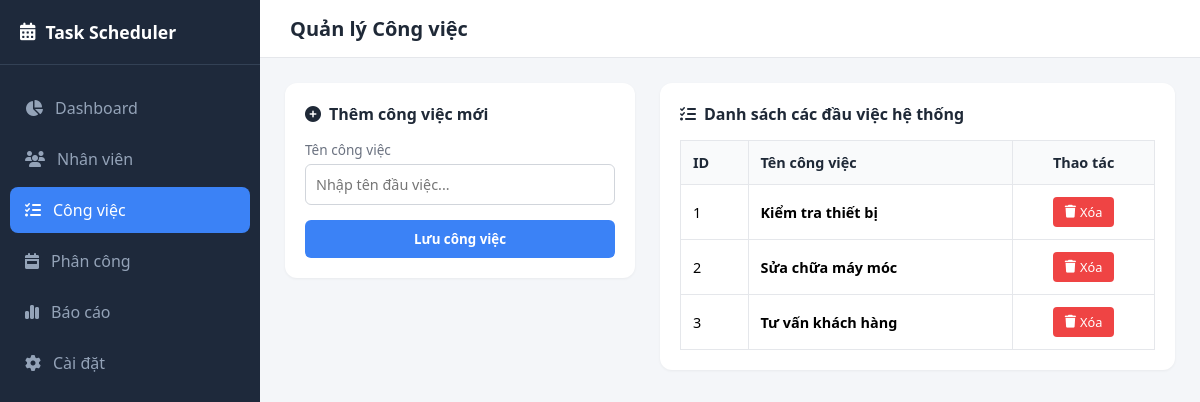
Screenshot of /tasks (signed in) with the database file from the repository.
### tables this page shows
CREATE TABLE tasks (
        id INTEGER PRIMARY KEY AUTOINCREMENT,
        title TEXT NOT NULL
    );

### app.py (the view, shortened to what this page needs)
@app.route("/tasks", methods=["GET", "POST"])
def manage_tasks():
    if "employee_id" not in session:
        return redirect(url_for("login"))
    conn = get_db()
    cur = conn.cursor()
    cur.execute("SELECT * FROM tasks")
    tasks = cur.fetchall()
    conn.close()
    return render_template("tasks.html", tasks=tasks, is_admin=session.get("is_admin", 0))

### app.py (called while the page is built)
def get_db():
    conn = sqlite3.connect(DB_NAME)
    conn.row_factory = sqlite3.Row
    return conn

### templates/tasks.html (shortened to what this page needs)
<!DOCTYPE html>
<html lang="vi">
<head>
    <link rel="stylesheet" href="https://cdnjs.cloudflare.com/ajax/libs/font-awesome/6.4.0/css/all.min.css">
</head>
<body>
    <div class="sidebar">
        <div class="sidebar-brand">
            <i class="fa-solid fa-calendar-days"></i> Task Scheduler
        </div>
        <ul class="sidebar-menu">
            <li><a href="/"><i class="fa-solid fa-chart-pie"></i> Dashboard</a></li>
            <li><a href="/employees"><i class="fa-solid fa-users"></i> Nhân viên</a></li>
            <li class="active"><a href="/tasks"><i class="fa-solid fa-list-check"></i> Công việc</a></li>
            <li><a href="/schedules"><i class="fa-solid fa-calendar-week"></i> Phân công</a></li>
            <li><a href="/reports"><i class="fa-solid fa-chart-simple"></i> Báo cáo</a></li>
            <li><a href="/settings"><i class="fa-solid fa-gear"></i> Cài đặt</a></li>
        </ul>
    </div>
    <div class="main-content">
        <div class="header">
            <div class="header-title">Quản lý Công việc</div>
        </div>
        <div class="container">
            <div class="panel">
                <div class="panel-title"><i class="fa-solid fa-plus-circle"></i> Thêm công việc mới</div>
                <form method="POST">
                    <div class="form-group">
                        <label>Tên công việc</label>
                        <input type="text" name="title" class="form-control" placeholder="Nhập tên đầu việc..." required>
                    </div>
                    <button type="submit" class="btn-primary">Lưu công việc</button>
                </form>
            </div>
            <div class="panel">
                <div class="panel-title"><i class="fa-solid fa-list-check"></i> Danh sách các đầu việc hệ thống</div>
                <table class="task-table">
                    <thead>
                        <tr>
                            <th>ID</th>
                            <th>Tên công việc</th>
                            <th style="text-align: center;">Thao tác</th>
                        </tr>
                    </thead>
                    <tbody>
                        {% for task in tasks %}
                        <tr>
                            <td>{{ task.id }}</td>
                            <td><strong>{{ task.title }}</strong></td>
                            <td style="text-align: center;">
                                <a href="/delete_task/{{ task.id }}" class="btn-danger" onclick="return confirm('Bạn có chắc chắn muốn xóa công việc này?')">
                                    <i class="fa-solid fa-trash"></i> Xóa
                                </a>
                            </td>
                        </tr>
                        {% else %}
                        <tr>
                            <td colspan="3" style="text-align: center; color: var(--text-secondary);">Chưa có công việc nào trong hệ thống.</td>
                        </tr>
                        {% endfor %}
                    </tbody>
                </table>
            </div>
        </div>
    </div>
</body>
</html>

### templates/tasks.html (style rules this page uses)
:root { --bg-color: #f4f6f9; --sidebar-bg: #1e293b; --card-bg: #ffffff; --primary-color: #3b82f6; --danger-color: #ef4444; --text-main: #1f2937; --text-secondary: #6b7280; }
* { box-sizing: border-box; margin: 0; padding: 0; font-family: 'Segoe UI', Tahoma, Geneva, Verdana, sans-serif; }
body { background-color: var(--bg-color); display: flex; height: 100vh; overflow: hidden; }
.sidebar { width: 260px; background-color: var(--sidebar-bg); color: #fff; display: flex; flex-direction: column; }
.sidebar-brand { padding: 20px; font-size: 1.1rem; font-weight: bold; display: flex; align-items: center; gap: 10px; border-bottom: 1px solid #334155; }
.sidebar-menu { list-style: none; padding: 20px 10px; }
.sidebar-menu li { padding: 12px 15px; border-radius: 8px; margin-bottom: 5px; cursor: pointer; display: flex; align-items: center; gap: 12px; color: #94a3b8; transition: 0.2s; }
.sidebar-menu li a { color: inherit; text-decoration: none; display: flex; align-items: center; gap: 12px; width: 100%; }
.sidebar-menu li.active, .sidebar-menu li:hover { background-color: var(--primary-color); color: #fff; }
.main-content { flex: 1; display: flex; flex-direction: column; overflow-y: auto; }
.header { background: var(--card-bg); padding: 15px 30px; display: flex; justify-content: space-between; align-items: center; border-bottom: 1px solid #e5e7eb; }
.header-title { font-size: 1.25rem; font-weight: bold; color: var(--text-main); }
.container { padding: 25px; display: grid; grid-template-columns: 350px 1fr; gap: 25px; }
.panel { background: var(--card-bg); padding: 20px; border-radius: 12px; box-shadow: 0 1px 3px rgba(0,0,0,0.05); height: fit-content; }
.panel-title { font-size: 1rem; font-weight: bold; margin-bottom: 15px; display: flex; align-items: center; gap: 8px; color: var(--text-main); }
.form-group { margin-bottom: 15px; }
.form-group label { display: block; font-size: 0.85rem; color: var(--text-secondary); margin-bottom: 5px; }
.form-control { width: 100%; padding: 10px; border: 1px solid #d1d5db; border-radius: 6px; font-size: 0.9rem; outline: none; }
.btn-primary { width: 100%; background: var(--primary-color); color: white; border: none; padding: 10px; border-radius: 6px; font-weight: bold; cursor: pointer; }
.btn-danger { background: var(--danger-color); color: white; border: none; padding: 6px 12px; border-radius: 4px; font-size: 0.8rem; cursor: pointer; text-decoration: none; display: inline-flex; align-items: center; gap: 4px; }
.task-table { width: 100%; border-collapse: collapse; font-size: 0.9rem; }
.task-table th, .task-table td { border: 1px solid #e5e7eb; padding: 12px; text-align: left; }
.task-table th { background-color: #f9fafb; color: var(--text-main); }

### rows the page displays
tasks: id "1", title "Kiểm tra thiết bị"
tasks: id "2", title "Sửa chữa máy móc"
tasks: id "3", title "Tư vấn khách hàng"
